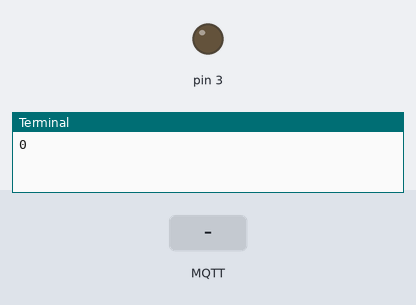
This program was run on a simulated Raspberry Pi (header pin numbers). Parts: output pins drawn as LEDs (lit = HIGH), the last lines printed to the terminal. The inputs (shaded band) are chosen by the test bench. Web requests get an empty 200 reply after 0.4 s.

Above: at 1.6 s.
1.7 s: MQTT message "OFF" arrives on the first subscribed topic
At 6.7 s:
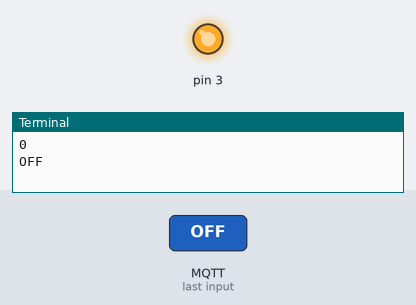
7.7 s: MQTT message "ON" arrives on the first subscribed topic
At 12.3 s:
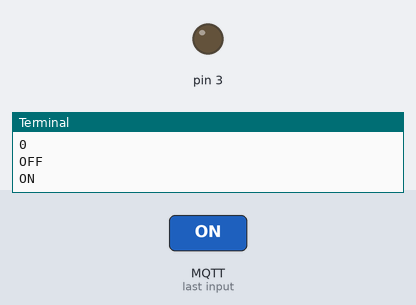
Timing chart, 0 to 13.8 s (numbered marks = the images above; inputs shaded):
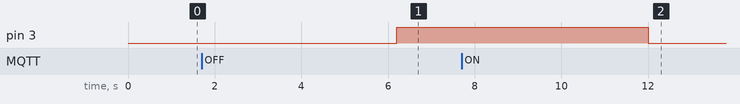

Measured:
- after the input at 1.7 s, pin 3: LOW → HIGH after 4.5 s
- after the input at 7.7 s, pin 3: HIGH → LOW after 4.3 s

The program:

ledonoffbyada.py
```python
import RPi.GPIO as GPIO
from Adafruit_IO import *
import time
ADAFRUIT_IO_USERNAME = "soumya1234"
ADAFRUIT_IO_KEY = "f59655943a284c748e2d6b9576cf691e"
aio=Client(ADAFRUIT_IO_USERNAME,ADAFRUIT_IO_KEY)

GPIO.setwarnings(False)
GPIO.setmode(GPIO.BOARD)
GPIO.setup(3,GPIO.OUT)

test=aio.feeds('led')
# print(test)
while 1:
    data = aio.receive(test.key)
    print(data.value)
    if data.value == 'ON':
        GPIO.output(3,0)
        aio.send('text','LED is ON')
    if data.value == 'OFF':
        GPIO.output(3,1)
        aio.send('text','LED is OFF')
    time.sleep(5)
```
